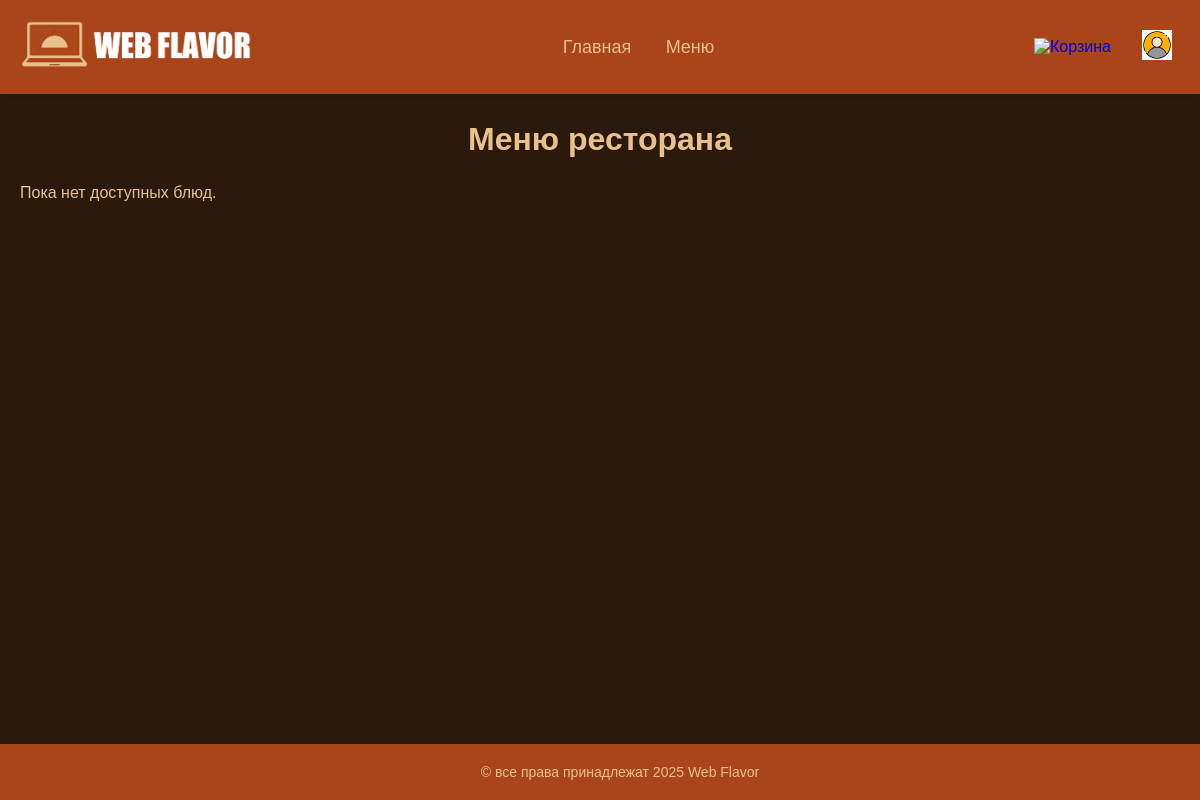
Before: /menu with the older database file.
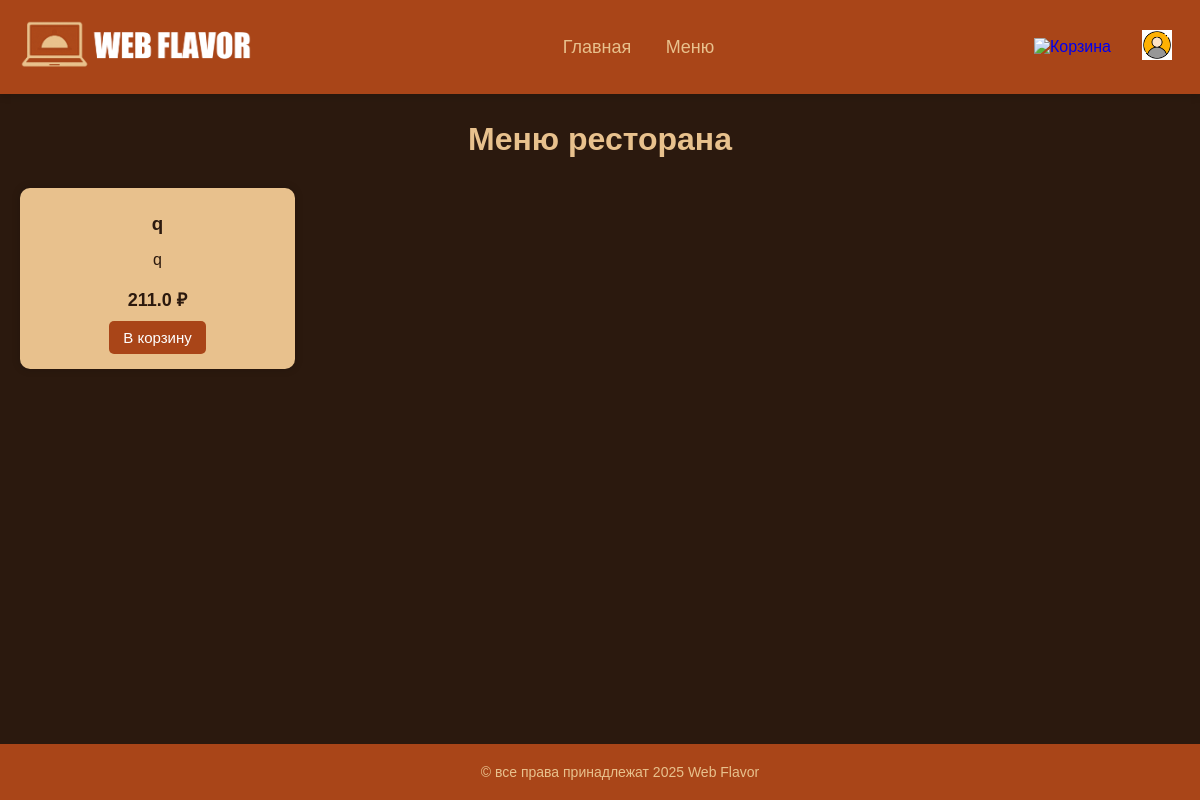
After: the same page with the newer database file.
### app.py (models this page shows)
class Product(db.Model):
    id = db.Column(db.Integer, primary_key=True)
    name = db.Column(db.String(100), nullable=False)
    description = db.Column(db.String(200))
    price = db.Column(db.Float, nullable=False)
    image_url = db.Column(db.String(200))

### app.py (the view)
@app.route('/menu')
def menu():
    products = Product.query.all()
    return render_template('menu.html', products=products)

### templates/menu.html (shortened to what this page needs)
{% extends "base.html" %}
{% block content %}
<div class="container">
  <h2>Меню ресторана</h2>
  {% if products %}
    <div class="product-grid">
      {% for product in products %}
        <div class="product-card">
          <h3>{{ product.name }}</h3>
          <p>{{ product.description }}</p>
          <p class="price">{{ product.price }} ₽</p>
          <form method="POST" action="{{ url_for('add_to_cart', product_id=product.id) }}">
            <button type="submit">В корзину</button>
          </form>
        </div>
      {% endfor %}
    </div>
  {% else %}
    <p>Пока нет доступных блюд.</p>
  {% endif %}
</div>
{% endblock %}

### templates/base.html (shortened to what this page needs)
<!DOCTYPE html>
<html lang="ru">
<head>
  <link rel="stylesheet" href="{{ url_for('static', filename='style.css') }}">
</head>
<body>
  <header>
    <div class="logo">
      <img src="{{ url_for('static', filename='images/logo.png') }}" alt="Логотип">
    </div>
    <nav>
      <a href="{{ url_for('index') }}">Главная</a>
      <a href="{{ url_for('menu') }}">Меню</a>
    </nav>
    <div class="profile-cart">
      <a href="{{ url_for('cart') }}" class="header-icon" title="Корзина">
        <img src="{{ url_for('static', filename='images/cart_icon.png') }}" alt="Корзина">
      </a>
      <a href="{{ url_for('profile') }}" class="header-icon" title="Профиль">
        <img src="{{ url_for('static', filename='images/profile_icon.png') }}" alt="Профиль">
      </a>
    </div>
  </header>
  {% block content %}{% endblock %}
  <footer>
    <p>&copy; все права принадлежат 2025 Web Flavor</p>
  </footer>
</body>
</html>

### static/style.css (style rules this page uses)
body { font-family: Arial, sans-serif; background-color: #2B190E; color: #E8C18D; margin: 0; padding: 0; }
header { display: flex; justify-content: space-between; align-items: center; padding: 20px; background-color: #A94518; box-shadow: 0 4px 6px rgba(0, 0, 0, 0.1); }
header .logo img { height: 50px; }
header nav a { text-decoration: none; color: #E8C18D; margin: 0 15px; font-size: 18px; }
.profile-cart { display: flex; align-items: center; gap: 15px; }
.header-icon { text-decoration: none; background-color: transparent; padding: 8px; border-radius: 8px; transition: background-color 0.3s, transform 0.2s; }
.header-icon img { width: 30px; height: 30px; }
.container { max-width: 1200px; margin: 20px auto; padding: 0 20px; }
h2 { text-align: center; font-size: 2rem; color: #E8C18D; }
.product-grid { display: grid; grid-template-columns: repeat(auto-fill, minmax(250px, 1fr)); gap: 20px; margin-top: 30px; }
.product-card { background-color: #E8C18D; color: #2B190E; border-radius: 10px; padding: 15px; text-align: center; box-shadow: 0 0 8px #00000030; transition: transform 0.2s ease; }
.product-card h3 { margin: 10px 0 5px; }
.product-card .price { font-weight: bold; margin-bottom: 10px; font-size: 18px; }
.product-card button { background-color: #A94518; color: white; border: none; padding: 8px 14px; border-radius: 5px; cursor: pointer; font-size: 15px; transition: background-color 0.3s ease; }
footer { background-color: #A94518; color: #E8C18D; text-align: center; padding: 20px; position: fixed; width: 100%; bottom: 0; left: 0; }
footer p { margin: 0; font-size: 14px; }

Changed rows visible on the page:
added Product: name "q", description "q", price "211.0"
Other visible differences:
text no longer shown: "Пока нет доступных блюд."
